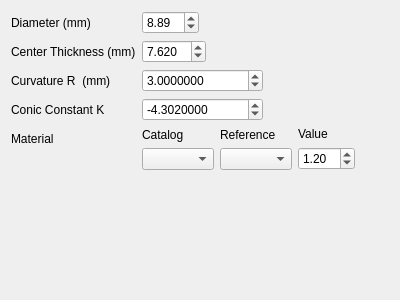
<?xml version="1.0" encoding="UTF-8"?>
<ui version="4.0">
 <class>Form</class>
 <widget class="QWidget" name="Form">
  <property name="geometry">
   <rect>
    <x>0</x>
    <y>0</y>
    <width>400</width>
    <height>300</height>
   </rect>
  </property>
  <property name="windowTitle">
   <string>Form</string>
  </property>
  <layout class="QVBoxLayout" name="verticalLayout">
   <item>
    <layout class="QFormLayout" name="formLayout">
     <property name="sizeConstraint">
      <enum>QLayout::SetMaximumSize</enum>
     </property>
     <property name="fieldGrowthPolicy">
      <enum>QFormLayout::ExpandingFieldsGrow</enum>
     </property>
     <item row="0" column="0">
      <widget class="QLabel" name="label_2">
       <property name="text">
        <string>Diameter (mm)</string>
       </property>
      </widget>
     </item>
     <item row="0" column="1">
      <widget class="QDoubleSpinBox" name="D">
       <property name="value">
        <double>8.890000000000001</double>
       </property>
      </widget>
     </item>
     <item row="1" column="0">
      <widget class="QLabel" name="label">
       <property name="text">
        <string>Center Thickness (mm)</string>
       </property>
      </widget>
     </item>
     <item row="1" column="1">
      <widget class="QDoubleSpinBox" name="CT">
       <property name="decimals">
        <number>3</number>
       </property>
       <property name="value">
        <double>7.620000000000000</double>
       </property>
      </widget>
     </item>
     <item row="2" column="0">
      <widget class="QLabel" name="label_3">
       <property name="text">
        <string>Curvature R  (mm)</string>
       </property>
      </widget>
     </item>
     <item row="2" column="1">
      <widget class="QDoubleSpinBox" name="R">
       <property name="decimals">
        <number>7</number>
       </property>
       <property name="minimum">
        <double>-100000.000000000000000</double>
       </property>
       <property name="maximum">
        <double>100000.000000000000000</double>
       </property>
       <property name="value">
        <double>3.000000000000000</double>
       </property>
      </widget>
     </item>
     <item row="3" column="0">
      <widget class="QLabel" name="label_4">
       <property name="text">
        <string>Conic Constant K</string>
       </property>
      </widget>
     </item>
     <item row="3" column="1">
      <widget class="QDoubleSpinBox" name="K">
       <property name="decimals">
        <number>7</number>
       </property>
       <property name="minimum">
        <double>-100000.000000000000000</double>
       </property>
       <property name="maximum">
        <double>100000.000000000000000</double>
       </property>
       <property name="singleStep">
        <double>0.001000000000000</double>
       </property>
       <property name="value">
        <double>-4.302000000000000</double>
       </property>
      </widget>
     </item>
     <item row="4" column="0">
      <widget class="QLabel" name="label_5">
       <property name="text">
        <string>Material</string>
       </property>
      </widget>
     </item>
     <item row="4" column="1">
      <layout class="QHBoxLayout" name="horizontalLayout_2">
       <item>
        <layout class="QVBoxLayout" name="verticalLayout_4">
         <item>
          <widget class="QLabel" name="label_8">
           <property name="text">
            <string>Catalog</string>
           </property>
          </widget>
         </item>
         <item>
          <widget class="QComboBox" name="Catalog"/>
         </item>
        </layout>
       </item>
       <item>
        <layout class="QVBoxLayout" name="verticalLayout_5">
         <item>
          <widget class="QLabel" name="label_9">
           <property name="text">
            <string>Reference</string>
           </property>
          </widget>
         </item>
         <item>
          <widget class="QComboBox" name="Reference"/>
         </item>
        </layout>
       </item>
       <item>
        <layout class="QVBoxLayout" name="verticalLayout_2">
         <item>
          <widget class="QLabel" name="label_6">
           <property name="text">
            <string>Value</string>
           </property>
          </widget>
         </item>
         <item>
          <widget class="QDoubleSpinBox" name="Value">
           <property name="minimum">
            <double>1.000000000000000</double>
           </property>
           <property name="singleStep">
            <double>0.100000000000000</double>
           </property>
           <property name="value">
            <double>1.200000000000000</double>
           </property>
          </widget>
         </item>
        </layout>
       </item>
      </layout>
     </item>
    </layout>
   </item>
  </layout>
 </widget>
 <resources/>
 <connections/>
</ui>
